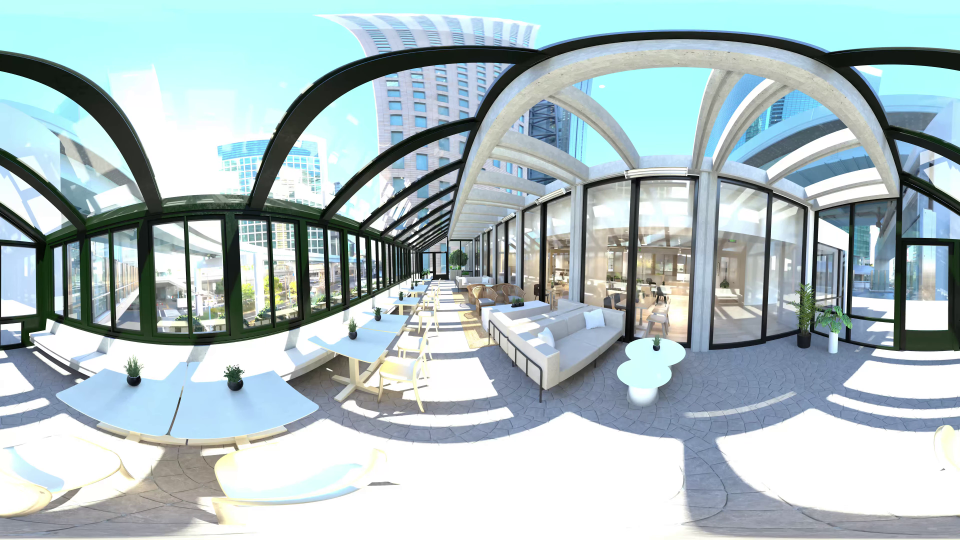
#> input picture host/projection/images/office.png, 1920 x 1080 px (shown at 1/2 size)
$ python equirect_to_pespective_cpu.py
#> lines starting #> are read from the running program, lines starting #| are printed output that depends on the picture
from math import tan, radians, cos, sin, pi
import numpy as np
import cv2
import matplotlib.pyplot as plt
import time

class Equirectangular_to_perspective():
    """
    Convert equirectangular image to perspective view including roll rotation.
    :param equirect_img: The input equirectangular image.
    :param fov: Field of View of the perspective projection.
    :param roll: Roll angle in radians (rotation around the forward axis).
    :param pitch: Pitch angle in radians (rotation around the right axis).
    :param yaw: Yaw angle in radians (rotation around the up axis).
    :param height: Height of the output image.
    :param width: Width of the output image.
    :return: Projected perspective image with roll rotation.
    """
    def __init__(self, h_fov, equi_height, equi_width, out_height, out_width):
        # pre assign because we need them in update_fov
        self.out_height = out_height
        self.out_width = out_width
        self.update_fov(h_fov)
        self.update_out_dims(out_height, out_width)
        self.update_equi_dims(equi_height, equi_width)

    def update_equi_dims(self, equi_height, equi_width):
        self.equi_height = equi_height
        self.equi_width = equi_width
        self.v_res = float(equi_height) / pi
        self.h_res = float(equi_width) / (2 * pi)

        self.v_res = np.asarray(self.v_res, dtype=np.float32) * np.ones_like(self.xp)
        self.h_res = np.asarray(self.h_res, dtype=np.float32) * np.ones_like(self.xp)

    def update_fov(self, h_fov):
        self.h_fov = h_fov
        self.h_fov = radians(h_fov)
        self.v_fov = self.h_fov * (float(self.out_height) / float(self.out_width))
        self.h_fov = np.asarray(self.h_fov, dtype=np.float32)
        self.v_fov = np.asarray(self.v_fov, dtype=np.float32)

    def update_out_dims(self, out_height, out_width):
        self.out_height = out_height
        self.out_width = out_width
        # parrallelized numpy impl
        # Convert perspective pixel coordinates to normalized degrees coordinates
        self.xs = np.linspace(-1, 1, self.out_width, dtype=np.float32) * np.tan(self.h_fov / 2, dtype=np.float32)
        self.ys = np.linspace(1, -1, self.out_height , dtype=np.float32) * np.tan(self.v_fov / 2, dtype=np.float32 )
        self.xp, self.yp = np.meshgrid(self.xs, self.ys)
        self.zp = np.ones_like(self.xp)
        self.vec = np.array([self.xp, self.yp, self.zp])


    def project(self, equirect_img, roll, pitch, yaw):
        if equirect_img.dtype != np.float32:
            equirect_img = equirect_img.astype(np.float32)

        # Calculate the camera rotation matrix
        R_roll = np.array([[1, 0, 0],
                        [0, cos(roll), -sin(roll)],
                        [0, sin(roll), cos(roll)]], dtype=np.float32)

        R_pitch = np.array([[cos(pitch), 0, sin(pitch)],
                            [0, 1, 0],
                            [-sin(pitch), 0, cos(pitch)]], dtype=np.float32)

        R_yaw = np.array([[cos(yaw), -sin(yaw), 0],
                        [sin(yaw), cos(yaw), 0],
                        [0, 0, 1]], dtype=np.float32)

        R = R_roll @ R_pitch @ R_yaw

        # Apply the camera rotation to the vector
        rotated_vec = np.tensordot(R, self.vec, axes=1)

        # Convert 3D coordinates to spherical coordinates
        r = np.linalg.norm(rotated_vec, axis=0)
        theta_s = np.arctan2(rotated_vec[1], rotated_vec[0])
        phi_s = np.arccos(rotated_vec[2] / r)

        # Map the spherical coordinates to equirectangular pixel coordinates
        eq_x = (theta_s + np.pi) * self.h_res
        eq_y = phi_s * self.v_res


        # Get pixel value from equirectangular image if within bounds
        return self.bilinear_interpolate(equirect_img, eq_y, eq_x).astype(np.uint8)

    def bilinear_interpolate(self, image, y, x):
        """
        Performs bilinear interpolation for a given set of image points in a vectorized manner.

        :param image: source image
        :param x: array of x coordinates
        :param y: array of y coordinates
        :return: interpolated pixel values
        """
        x1 = np.floor(x)
        y1 = np.floor(y)
        x2 = x1 + 1
        y2 = y1 + 1

        # Boundaries check
        x1 = np.clip(x1, 0, image.shape[1] - 1)
        y1 = np.clip(y1, 0, image.shape[0] - 1)
        x2 = np.clip(x2, 0, image.shape[1] - 1)
        y2 = np.clip(y2, 0, image.shape[0] - 1)

        # Calculate differences
        dx = x - x1
        dy = y - y1
        dx = dx[..., np.newaxis]  # Add channel dimension
        dy = dy[..., np.newaxis]
        # import ipdb; ipdb.set_trace()

        # Interpolate
        y1_idx = y1.astype(np.uint32)
        y2_idx = y2.astype(np.uint32)
        x1_idx = x1.astype(np.uint32)
        x2_idx = x2.astype(np.uint32)

        values = (
                    (image[y1_idx, x1_idx, :] * (1 - dx) * (1 - dy)) +
                    (image[y1_idx, x2_idx, :] * dx * (1 - dy)) +
                    (image[y2_idx, x1_idx, :] * (1 - dx) * dy) +
                    (image[y2_idx, x2_idx, :] * dx * dy)
                )

        return values


# Now we will use the new function to create the perspective image from the equirectangular image
def draw_cube():
    equirectangular_image = cv2.imread('images/office.png') # replace with the actual path to your equirectangular image
#> equirectangular_image is the input picture: shape (1080, 1920, 3); mean B, G, R 194.1, 190.9, 172.6
    roll_angles =  [90, 0, -90,   0,   0,   0] # Roll angle
    pitch_angles = [0, 90,   0, -90,   0, 180]  # Pitch angle
    yaw_angles =   [0, 90, 180, 270,  90,  90] # Yaw angle

    # import ipdb; ipdb.set_trace()

    perspective_width = 360
    perspective_height = 360
    fov = 90  # Field of view

    project_time = 0

    projector = Equirectangular_to_perspective(fov, equirectangular_image.shape[0], equirectangular_image.shape[1], perspective_height, perspective_width)

    output_imgs = []
    for i in range(len(pitch_angles)):
        pitch_angle = pitch_angles[i]
        yaw_angle = yaw_angles[i]
        roll_angle = roll_angles[i]

        # Perform the projection from equirectangular to perspective view
        equirectangular_image = np.asarray(equirectangular_image, dtype=np.float32)
        t1 = time.time()
        perspective_image = projector.project(equirectangular_image, radians(roll_angle), radians(pitch_angle), radians(yaw_angle))
        t2 = time.time()
        project_time += t2-t1
        # Save the perspective image
        output_imgs.append(perspective_image)
#> this loop made 6 passes
#> pass 1, in bilinear_interpolate, `x1 = np.floor(x)`:
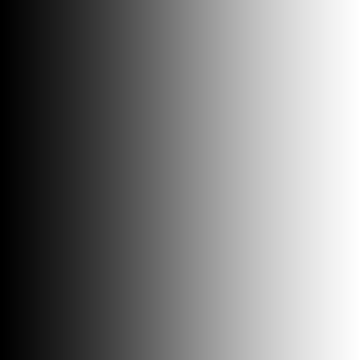
#> x1: shape (360, 360) float32; min 240, max 720, mean 479.5; drawn with min black and max white
#> pass 1, in bilinear_interpolate, `y1 = np.floor(y)`:
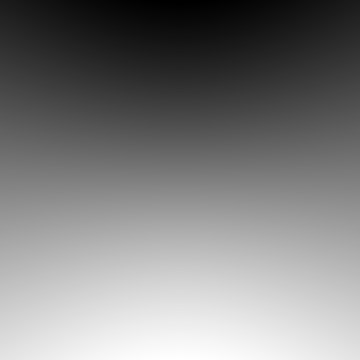
#> y1: shape (360, 360) float32; min 270, max 809, mean 539.5; drawn with min black and max white
#> after the loop, output_imgs = 6 items; project_time = 0.394

    # Save the perspective images using cube like 3 x 4 grid
    output_img = np.ones((perspective_height * 3, perspective_width * 4, 3))
    output_img.fill(255)
    i = 0
    j = 1
    output_img[i * perspective_height:(i + 1) * perspective_height, j * perspective_width:(j + 1) * perspective_width, :] = output_imgs[4]
    i = 1
    j = 0
    output_img[i * perspective_height:(i + 1) * perspective_height, j * perspective_width:(j + 1) * perspective_width, :] = output_imgs[0]
    i = 1
    j = 1
    output_img[i * perspective_height:(i + 1) * perspective_height, j * perspective_width:(j + 1) * perspective_width, :] = output_imgs[1]
    i = 1
    j = 2
    output_img[i * perspective_height:(i + 1) * perspective_height, j * perspective_width:(j + 1) * perspective_width, :] = output_imgs[2]
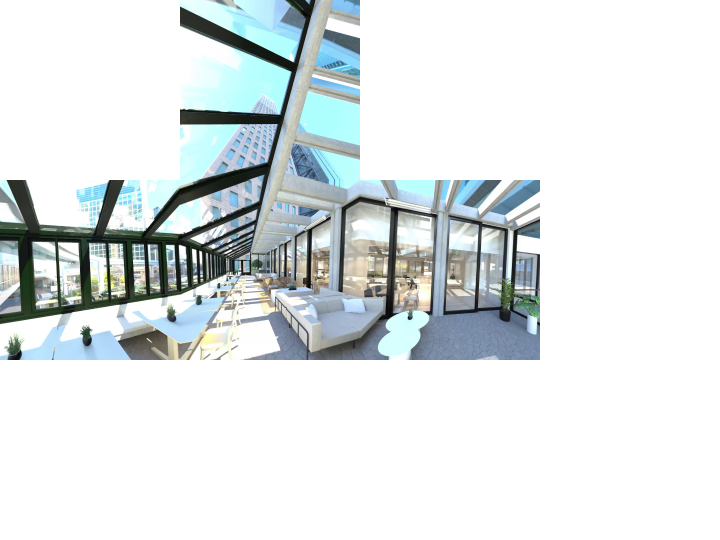
#> output_img: shape (1080, 1440, 3) float64 (shown at 1/2 size); mean of channels 0, 1, 2 229.5, 228.5, 222.8; drawn as B, G, R
    i = 1
    j = 3
    output_img[i * perspective_height:(i + 1) * perspective_height, j * perspective_width:(j + 1) * perspective_width, :] = output_imgs[3]
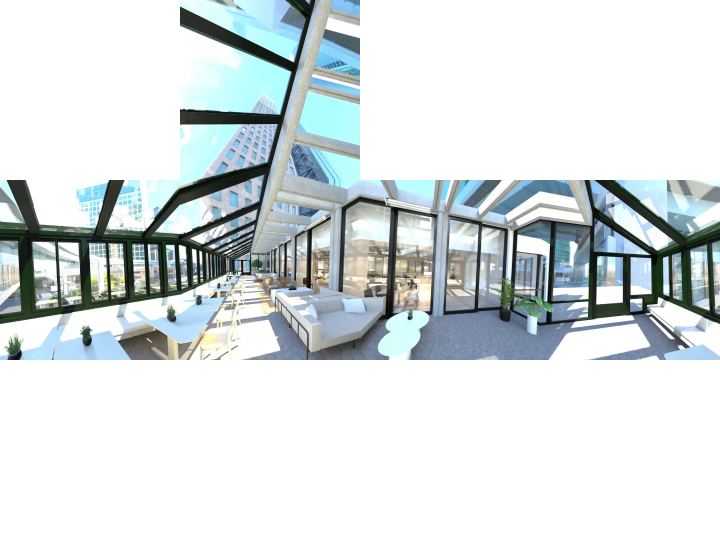
#> output_img: shape (1080, 1440, 3) float64 (shown at 1/2 size); mean of channels 0, 1, 2 222.4, 221, 213.9; drawn as B, G, R
    i = 2
    j = 1
    output_img[i * perspective_height:(i + 1) * perspective_height, j * perspective_width:(j + 1) * perspective_width, :] = output_imgs[5]
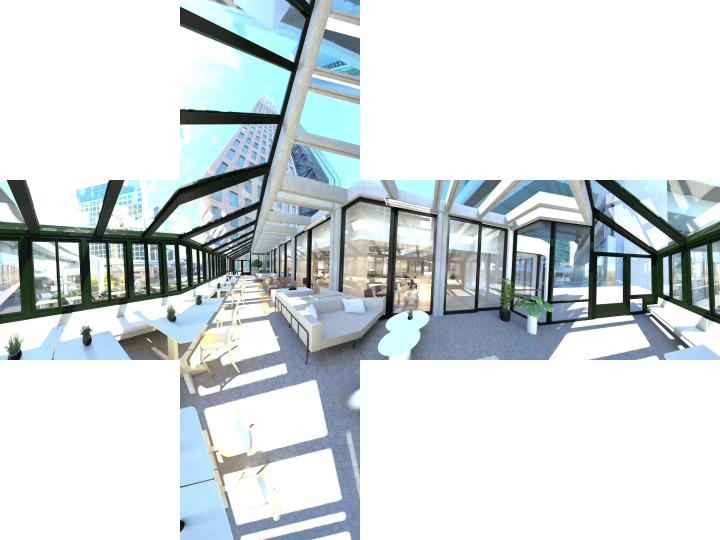
#> output_img: shape (1080, 1440, 3) float64 (shown at 1/2 size); mean of channels 0, 1, 2 219, 216.7, 208.8; drawn as B, G, R

    output_path = 'images/cube_perspective_image.png'
    cv2.imwrite(output_path, output_img.astype(np.uint8))


    return project_time


def measure_fps_project_1080_960(test_times=10):
    equirectangular_image = cv2.imread('images/office.png') # replace with the actual path to your equirectangular image
    projector = Equirectangular_to_perspective(110, equirectangular_image.shape[0], equirectangular_image.shape[1], 1080, 960)
    equirectangular_image = np.asarray(equirectangular_image, dtype=np.float32)
    t1 = time.time()
    for i in range(test_times):
        perspective_image = projector.project(equirectangular_image, radians(0), radians(90), radians(90))
    t2 = time.time()

    fps = 1 / (t2-t1) * test_times

    return fps

if __name__ == '__main__':
    # Example usage:
    cube_time = draw_cube()
#> cube_time = 0.394
    fps = measure_fps_project_1080_960(test_times = 10)
#> the loop in measure_fps_project_1080_960, `for i in range(test_times):` made 10 passes
#> pass 1, in bilinear_interpolate (call 7), `x1 = np.floor(x)`:
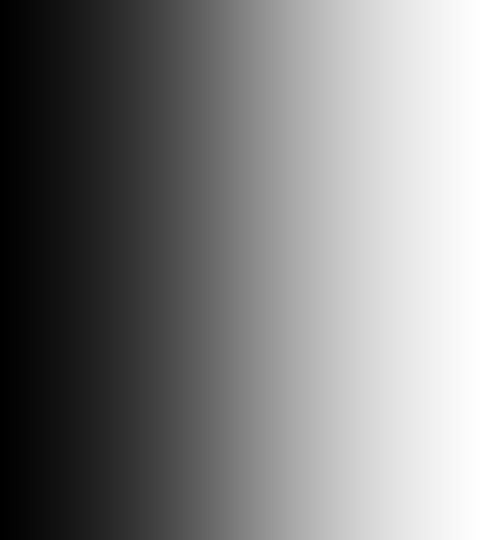
#> x1: shape (1080, 960) float32 (shown at 1/2 size); min 666, max 1253, mean 959.5; drawn with min black and max white
#> pass 1, in bilinear_interpolate (call 7), `y1 = np.floor(y)`:
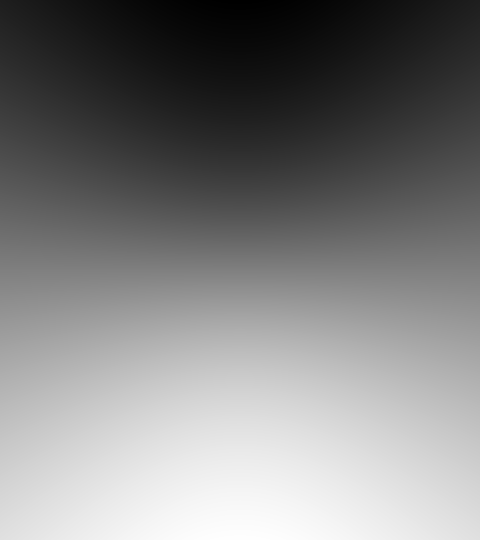
#> y1: shape (1080, 960) float32 (shown at 1/2 size); min 168, max 911, mean 539.5; drawn with min black and max white
    print("fps of 1080x960 projection: ", fps)

$ run again, with host/projection/images/frame0.png copied over host/projection/images/office.png
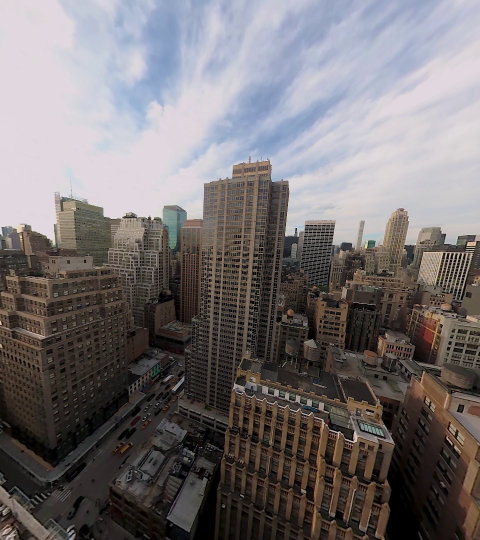
#> input picture host/projection/images/frame0.png, 960 x 1080 px (shown at 1/2 size)
#> in draw_cube, equirectangular_image is the input picture: shape (1080, 960, 3); mean B, G, R 114.6, 112.9, 118
#> after the loop in draw_cube, `for i in range(len(pitch_angles)):`: output_imgs = 6 items; project_time = 0.209
#> in draw_cube, `output_img[i * perspective_height:(i + 1) * perspective_height, j * pe..`:
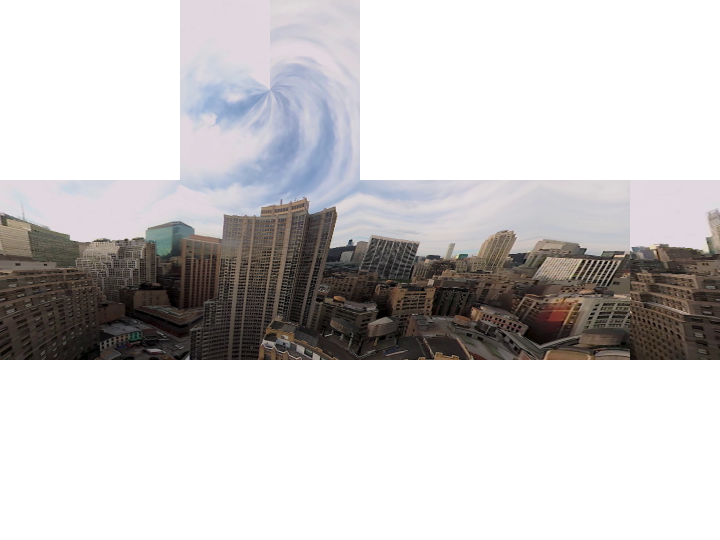
#> output_img: shape (1080, 1440, 3) float64 (shown at 1/2 size); mean of channels 0, 1, 2 201.6, 201.2, 203.5; drawn as B, G, R
#> in draw_cube, `output_img[i * perspective_height:(i + 1) * perspective_height, j * pe..`:
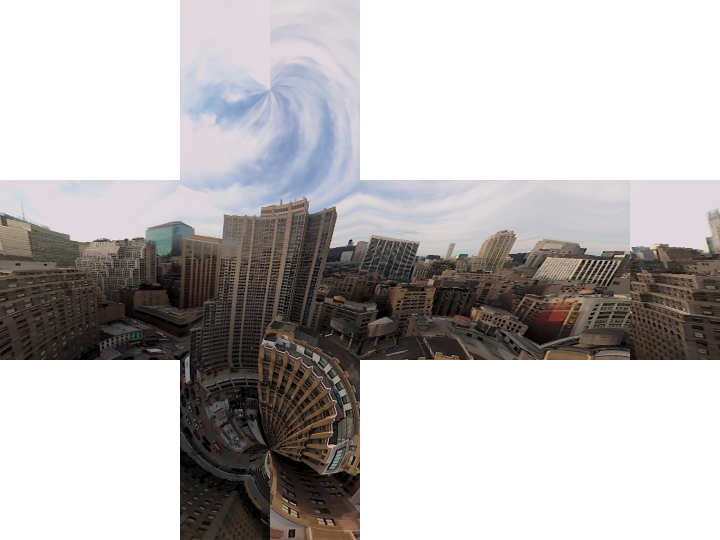
#> output_img: shape (1080, 1440, 3) float64 (shown at 1/2 size); mean of channels 0, 1, 2 183.9, 184, 187.1; drawn as B, G, R

$ run again, with host/projection/images/pre_distorted_image_NN.png copied over host/projection/images/office.png
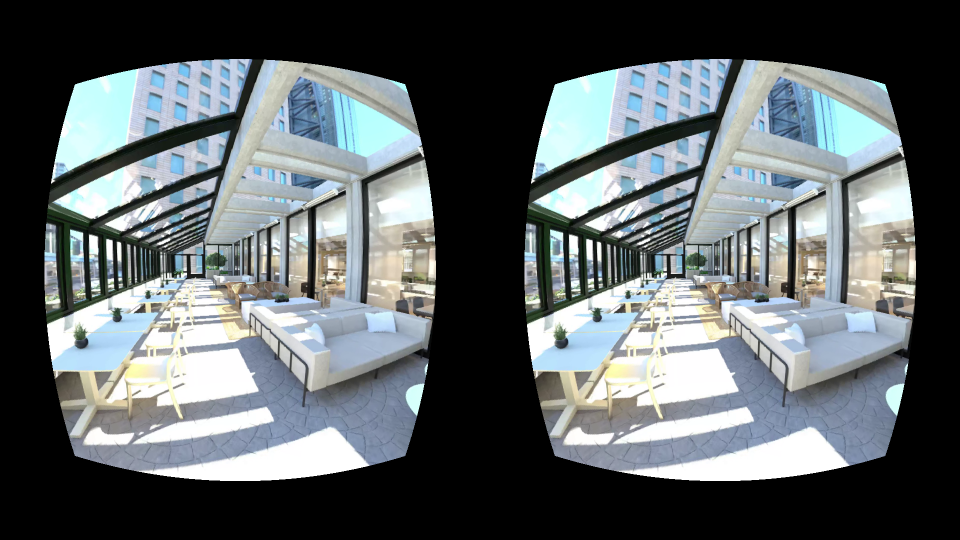
#> input picture host/projection/images/pre_distorted_image_NN.png, 1920 x 1080 px (shown at 1/2 size)
#> in draw_cube, equirectangular_image is the input picture: shape (1080, 1920, 3); mean B, G, R 102.2, 99.8, 93.3
#> after the loop in draw_cube, `for i in range(len(pitch_angles)):`: output_imgs = 6 items; project_time = 0.234
#> in draw_cube, `output_img[i * perspective_height:(i + 1) * perspective_height, j * pe..`:
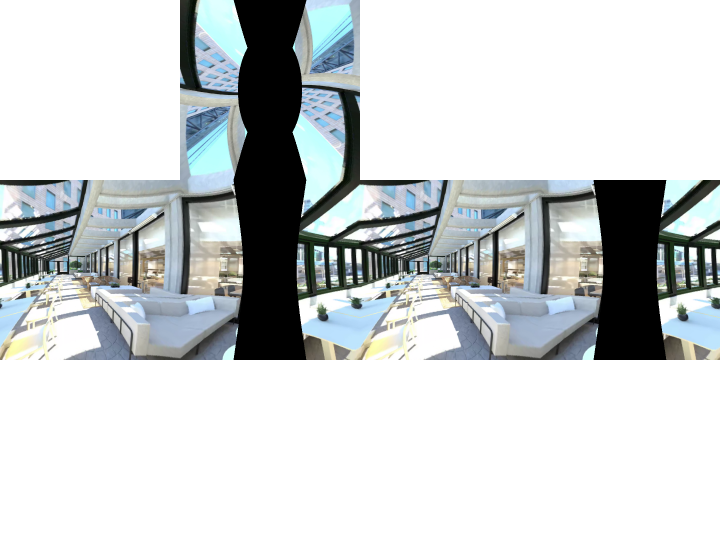
#> output_img: shape (1080, 1440, 3) float64 (shown at 1/2 size); mean of channels 0, 1, 2 206.7, 205.7, 201.6; drawn as B, G, R
#> in draw_cube, `output_img[i * perspective_height:(i + 1) * perspective_height, j * pe..`:
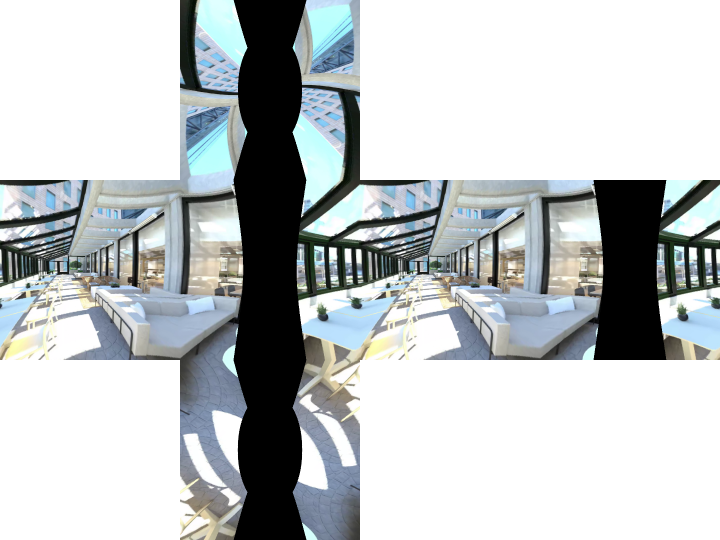
#> output_img: shape (1080, 1440, 3) float64 (shown at 1/2 size); mean of channels 0, 1, 2 195.2, 193.9, 189.4; drawn as B, G, R
